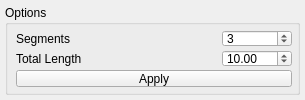
<?xml version="1.0" encoding="UTF-8"?>
<ui version="4.0">
 <class>Form</class>
 <widget class="QWidget" name="Form">
  <property name="geometry">
   <rect>
    <x>0</x>
    <y>0</y>
    <width>305</width>
    <height>100</height>
   </rect>
  </property>
  <property name="minimumSize">
   <size>
    <width>305</width>
    <height>100</height>
   </size>
  </property>
  <property name="maximumSize">
   <size>
    <width>16777215</width>
    <height>135</height>
   </size>
  </property>
  <property name="windowTitle">
   <string>Form</string>
  </property>
  <layout class="QGridLayout" name="gridLayout">
   <property name="margin">
    <number>5</number>
   </property>
   <property name="spacing">
    <number>3</number>
   </property>
   <item row="0" column="0">
    <widget class="QGroupBox" name="gb_options">
     <property name="title">
      <string>Options</string>
     </property>
     <layout class="QGridLayout" name="gridLayout_2">
      <property name="leftMargin">
       <number>8</number>
      </property>
      <property name="topMargin">
       <number>5</number>
      </property>
      <property name="rightMargin">
       <number>5</number>
      </property>
      <property name="bottomMargin">
       <number>5</number>
      </property>
      <property name="spacing">
       <number>3</number>
      </property>
      <item row="1" column="0">
       <layout class="QHBoxLayout" name="hl_len">
        <property name="leftMargin">
         <number>0</number>
        </property>
        <item>
         <widget class="QLabel" name="lb_len">
          <property name="minimumSize">
           <size>
            <width>65</width>
            <height>0</height>
           </size>
          </property>
          <property name="maximumSize">
           <size>
            <width>45</width>
            <height>15</height>
           </size>
          </property>
          <property name="text">
           <string>Total Length</string>
          </property>
         </widget>
        </item>
        <item>
         <spacer name="horizontalSpacer">
          <property name="orientation">
           <enum>Qt::Horizontal</enum>
          </property>
          <property name="sizeHint" stdset="0">
           <size>
            <width>40</width>
            <height>20</height>
           </size>
          </property>
         </spacer>
        </item>
        <item>
         <widget class="QDoubleSpinBox" name="dsp_len">
          <property name="minimumSize">
           <size>
            <width>70</width>
            <height>0</height>
           </size>
          </property>
          <property name="maximumSize">
           <size>
            <width>70</width>
            <height>20</height>
           </size>
          </property>
          <property name="minimum">
           <double>0.010000000000000</double>
          </property>
          <property name="maximum">
           <double>1000.000000000000000</double>
          </property>
          <property name="singleStep">
           <double>0.100000000000000</double>
          </property>
          <property name="value">
           <double>10.000000000000000</double>
          </property>
         </widget>
        </item>
       </layout>
      </item>
      <item row="0" column="0">
       <layout class="QHBoxLayout" name="hl_segments">
        <property name="leftMargin">
         <number>0</number>
        </property>
        <item>
         <widget class="QLabel" name="lb_segments">
          <property name="minimumSize">
           <size>
            <width>65</width>
            <height>0</height>
           </size>
          </property>
          <property name="maximumSize">
           <size>
            <width>45</width>
            <height>15</height>
           </size>
          </property>
          <property name="text">
           <string>Segments</string>
          </property>
         </widget>
        </item>
        <item>
         <spacer name="horizontalSpacer_2">
          <property name="orientation">
           <enum>Qt::Horizontal</enum>
          </property>
          <property name="sizeHint" stdset="0">
           <size>
            <width>40</width>
            <height>20</height>
           </size>
          </property>
         </spacer>
        </item>
        <item>
         <widget class="QSpinBox" name="sp_segments">
          <property name="minimumSize">
           <size>
            <width>70</width>
            <height>0</height>
           </size>
          </property>
          <property name="maximumSize">
           <size>
            <width>70</width>
            <height>20</height>
           </size>
          </property>
          <property name="minimum">
           <number>1</number>
          </property>
          <property name="maximum">
           <number>1000</number>
          </property>
          <property name="value">
           <number>3</number>
          </property>
         </widget>
        </item>
       </layout>
      </item>
      <item row="2" column="0">
       <widget class="QPushButton" name="pb_apply">
        <property name="text">
         <string>Apply</string>
        </property>
       </widget>
      </item>
     </layout>
    </widget>
   </item>
  </layout>
 </widget>
 <resources/>
 <connections/>
</ui>
